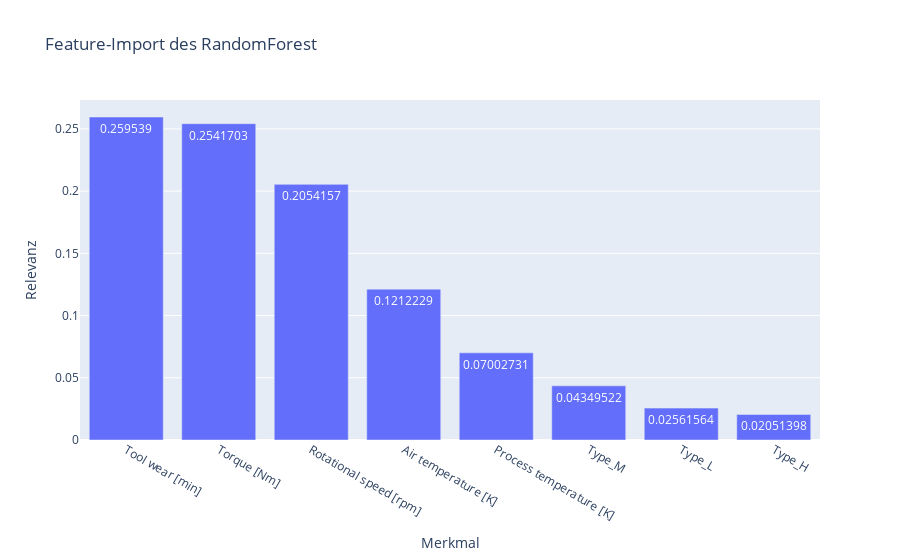

Notebook code cell kept with this figure:
### Markdown cell above
### Visualisiere die Feature-Importance

### Code cell
feature_importances = pd.DataFrame({
    'Feature': X_test.columns,
    'Importance': models['Random Forest'].feature_importances_
}).sort_values(by='Importance', ascending=False)

fig = px.bar(
    feature_importances, x='Feature', y='Importance',
    title='Feature-Import des RandomForest',
    labels={'Importance': 'Relevanz', 'Feature': 'Merkmal'},
    text_auto=True
)

fig.show()

### Figure 1 — Plotly figure (JSON) as saved in the notebook; plotly's stock layout.template omitted (floating-point values rounded to 4 significant figures)
{"data": [{"hovertemplate": "Merkmal=%{x}<br>Relevanz=%{y}<extra></extra>", "legendgroup": "", "marker": {"color": "#636efa", "pattern": {"shape": ""}}, "name": "", "orientation": "v", "showlegend": false, "textposition": "auto", "texttemplate": "%{y}", "type": "bar", "x": ["Tool wear [min]", "Torque [Nm]", "Rotational speed [rpm]", "Air temperature [K]", "Process temperature [K]", "Type_M", "Type_L", "Type_H"], "xaxis": "x", "y": [0.2595, 0.2542, 0.2054, 0.1212, 0.07003, 0.0435, 0.02562, 0.02051], "yaxis": "y"}], "layout": {"barmode": "relative", "legend": {"tracegroupgap": 0}, "title": {"text": "Feature-Import des RandomForest"}, "xaxis": {"anchor": "y", "domain": [0, 1], "title": {"text": "Merkmal"}}, "yaxis": {"anchor": "x", "domain": [0, 1], "title": {"text": "Relevanz"}}}}
